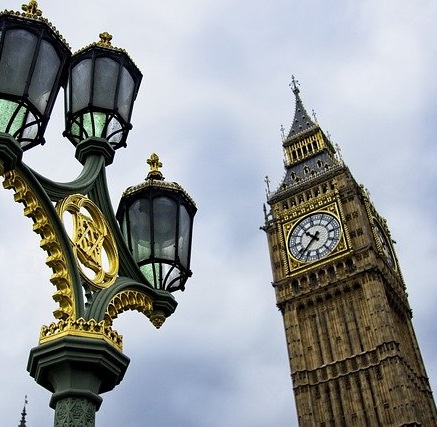
#> input picture Images/Elizabeth_Tower_London.jpg, 437 x 427 px
$ jupyter execute K-means_and_mean_shift.ipynb
#> lines starting #> are read from the running program, lines starting #| are printed output that depends on the picture; after the words box and inside, x2 and y2 are one past the last pixel; in counts of white or black regions, pixels touching at a corner belong together
#> further down, test_image_1 is the input picture: shape (427, 437, 3); mean R, G, B 148.5, 152.1, 154.4
# Colored Image Segmentation

[cell 1]
# import statements
import numpy as np
import matplotlib.pyplot as plt
from skimage.transform import resize

## Utilities

[cell 2]
def anti_aliasing_resize(img):
    """This function can be used for resizing images of huge size to optimize the segmentation algorithm"""
    ratio = min(1, np.sqrt((512*512) / np.prod(img.shape[:2])))
#> ratio = 1
    newshape = list(map( lambda d : int(round(d*ratio)), img.shape[:2]))
#> newshape = [427, 437]
    img = resize( img, newshape , anti_aliasing = True )
    return img

### Map RGB to LUV

RESOURCE : https://framewave.sourceforge.net/Manual/fw_function_020_0060_00330.html

[cell 3]
def rgb_to_xyz(rgb):
    """Convert RGB color values to XYZ color values."""
    R, G, B = rgb[..., 0], rgb[..., 1], rgb[..., 2]
    X = 0.412453 * R + 0.35758 * G + 0.180423 * B
    Y = 0.212671 * R + 0.71516 * G + 0.072169 * B
    Z = 0.019334 * R + 0.119193 * G + 0.950227 * B
    return np.stack((X, Y, Z), axis=-1)

- The XYZ color space is a device-independent color space that was defined by the Commission Internationale de l'Eclairage (CIE) in 1931. It's based on human color perception and serves as a foundation for many other color spaces.

- XYZ does not represent spatial space; instead, it represents colors in a three-dimensional space based on the tristimulus values X, Y, and Z. These values are derived from the spectral response curves of the human eye's cone cells, which are responsible for color vision.

- The XYZ color space is device-independent, meaning it's not tied to any specific display or imaging system. It's designed to encompass all visible colors under standard viewing conditions. However, XYZ values themselves don't directly correspond to colors as we perceive them. Instead, **they serve as an intermediate step for converting between different color spaces**.

- The conversion from XYZ to other color spaces, such as RGB, LUV, Lab, etc., involves specific mathematical transformations that take into account the characteristics of the target color space and the spectral sensitivities of the human eye.

- The inverse matrix that transform from XYZ to RGB again looks like this:
\begin{bmatrix}
3.2406 & -1.5372 & -0.4986 \\
-0.9689 & 1.8758 & 0.0415 \\
0.0557 & -0.2040 & 1.0570 \\
\end{bmatrix}

[cell 4]
def xyz_to_luv(xyz):
    X, Y, Z = xyz[..., 0], xyz[..., 1], xyz[..., 2]
    constant = 903.3
    un = 0.19793943
    vn = 0.46832096

    epsilon = 1e-12 # to prevent division by zero
    u_prime = 4 * X / (X + 15 * Y + 3 * Z + epsilon)
    v_prime = 9 * Y / (X + 15 * Y + 3 * Z + epsilon)

    L = np.where(Y > 0.008856, 116 * Y**(1/3) - 16, constant * Y)
    U = 13 * L * (u_prime - un)
    V = 13 * L * (v_prime - vn)

    return  np.stack((L, U, V), axis=-1)

[cell 5]
def scale_luv_8_bits(luv_image):
    L, U, V= luv_image[..., 0], luv_image[..., 1], luv_image[..., 2]

    scaled_L = L * (255 / 100)
    scaled_U = (U + 134) * (255 / 354)
    scaled_V = (V + 140) * (255 / 262)

    return np.stack((L, U, V), axis=-1)

[cell 6]
def map_rgb_luv(image):
    image = anti_aliasing_resize(image)
    normalized_image = (image - image.min()) / (image.max() - image.min()) # nomalize before
    xyz_image = rgb_to_xyz(normalized_image)
    luv_image = xyz_to_luv(xyz_image)
    luv_image_normalized = (luv_image - luv_image.min()) / (luv_image.max() - luv_image.min())  # normalize after  (point of question !!)
    # scaled_image = scale_luv_8_bits(luv_image)
    return luv_image_normalized

[cell 7]
test_image_1 = plt.imread("../Images/Elizabeth_Tower_London.jpg")
luv_image = map_rgb_luv(test_image_1)

[cell 8]
plt.imshow(luv_image)
plt.axis('off')
plt.show()

## K-Means Clustering

[cell 9]
test_image_3 = plt.imread("../Images/fresh-organic-vegetables.jpg")
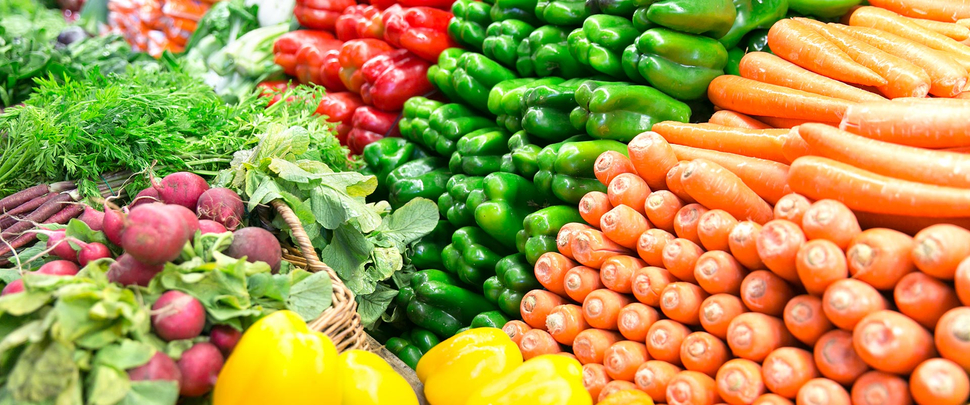
#> input picture Images/fresh-organic-vegetables.jpg, 970 x 405 px
#> test_image_3 is the input picture: shape (405, 970, 3); mean R, G, B 171.4, 151.2, 76.3
luv_image = map_rgb_luv(test_image_3)
#> in xyz_to_luv (call 2), `L = np.where(Y > 0.008856, 116 * Y**(1/3) - 16, constant * Y)`:
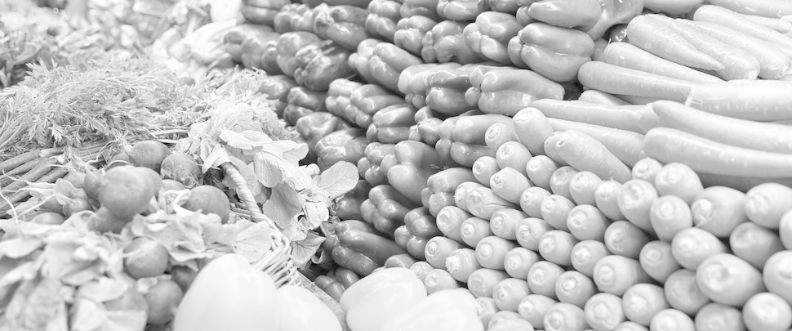
#> L: shape (331, 792) float64; min 7.85, max 99.98, mean 78.7; drawn with min black and max white
#> in xyz_to_luv (call 2), `U = 13 * L * (u_prime - un)`:
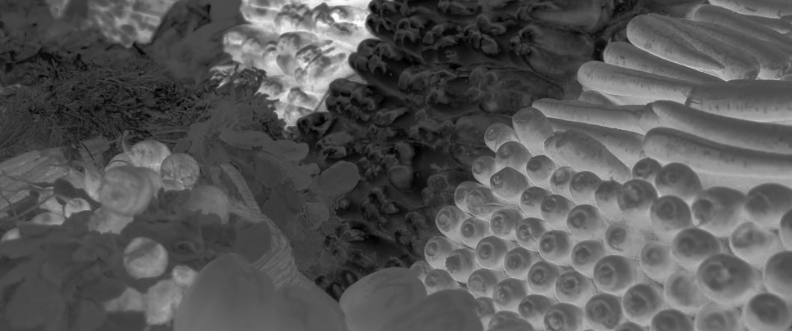
#> U: shape (331, 792) float64; min -73.74, max 173.5, mean 10.9; drawn with min black and max white
#> in xyz_to_luv (call 2), `V = 13 * L * (v_prime - vn)`:
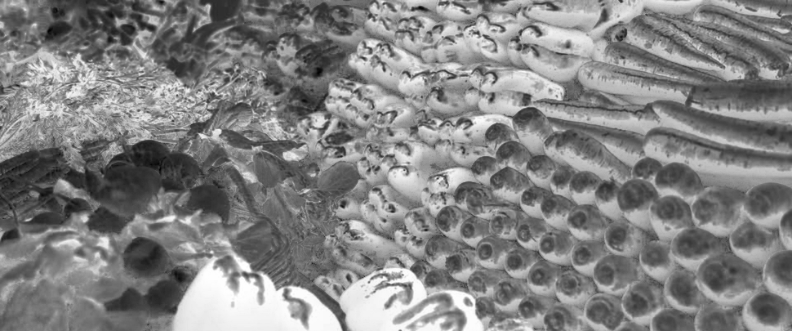
#> V: shape (331, 792) float64; min -25.04, max 106.8, mean 42.6; drawn with min black and max white
#> in xyz_to_luv (call 2), `return  np.stack((L, U, V), axis=-1)`:
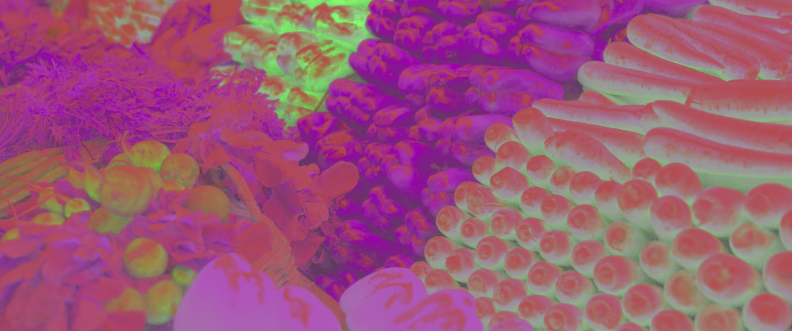
#> returned value: shape (331, 792, 3) float64; mean of channels 0, 1, 2 78.7, 10.9, 42.6; drawn with min black and max white
luv_image = (luv_image - luv_image.min()) / (luv_image.max() - luv_image.min())  # normalize after

[cell 10]
plt.imshow(luv_image)
plt.axis('off')
plt.show()

[cell 11]
def kmeans_segmentation(image, nclusters, max_iterations=4, include_spatial_seg=False, spatial_ratio = 1, centroids_optimization=True, centroids_color=None, centroids_spatial=None):
    """
    Perform K-means clustering segmentation on an input image.

    Parameters:
    - image (numpy.ndarray): Input colored image to be segmented.
    - nclusters (int): Number of clusters (or segments) to divide the image into.
    - max_iterations (int, optional): Maximum number of iterations for the K-means algorithm. Default is 4.
    - include_spatial_seg (bool, optional): Flag indicating whether to include spatial segmentation. Default is False.
    - centroids_optimization (bool, optional): Flag indicating whether to optimize centroids. Default is True.
    - centroids_color (numpy.ndarray, optional): Initial centroids in terms of color. Default is None.
    - centroids_spatial (numpy.ndarray, optional): Initial centroids in terms of spatial coordinates. Default is None.
    - spatial_ratio (float, optional): it specifies the amount of spatial segmentation penalty introduced.

    Returns:
    If include_spatial_seg is False:
    - centroids_color (numpy.ndarray): Final centroids in terms of color.
    - labels (numpy.ndarray): Labels of each pixel indicating which cluster it belongs to.

    If include_spatial_seg is True:
    - centroids_color (numpy.ndarray): Final centroids in terms of color.
    - centroids_spatial (numpy.ndarray): Final centroids in terms of spatial coordinates.
    - labels (numpy.ndarray): Labels of each pixel indicating which cluster it belongs to.
    """
#> called with nclusters = 10, max_iterations = 10, include_spatial_seg = False, spatial_ratio = 1, centroids_optimization = False
    img = np.array(image, copy=True, dtype=float)
#> img: shape (405, 970, 3) float64

    if include_spatial_seg:
        h, w, _ = img.shape
        x_coords, y_coords = np.meshgrid(np.arange(w), np.arange(h))
        xy_coords = np.column_stack((x_coords.flatten(), y_coords.flatten()))  # spatial coordinates in the features space

    img_as_features = img.reshape(-1, img.shape[2])  # without spatial info included

    labels = np.zeros((img_as_features.shape[0], 1))  # (image size x 1) this array contains the labels of each pixel (belongs to which centroid)

    distance = np.zeros((img_as_features.shape[0], nclusters), dtype=float)  # (distance for each colored pixel over the entire clusters)

    # if the centriods have been not provided
    if centroids_color is None:
        centroids_indices = np.random.choice(img_as_features.shape[0], nclusters, replace=False)  # initialize the centroids
        centroids_color = img_as_features[centroids_indices]  # in terms of color
#> centroids_color = [[255, 159, 64], [254, 102, 35], [209, 65, 5], [202, 234, 171], [9, 20, 4], [197, 219, 146], [252, 139, 61], [181, 223, 149], [250, 132, 58], [254, 190, 146]]
        if include_spatial_seg:
            centroids_spatial = xy_coords[centroids_indices]  # this to introduce restriction in the spatial space of the image

        # Form initial clustering
        if centroids_optimization:
            rows = np.arange(img.shape[0])
            columns = np.arange(img.shape[1])

            sample_size = len(rows) // 16 if len(rows) > len(columns) else len(columns) // 16
            ii = np.random.choice(rows, size=sample_size, replace=False)
            jj = np.random.choice(columns, size=sample_size, replace=False)
            subimage = img[ii[:, np.newaxis], jj[np.newaxis, :], :] # subimage for redistribute the centriods

            if include_spatial_seg:
                centroids_color, centroids_spatial, _ = kmeans_segmentation(subimage, nclusters, max_iterations//2, centroids_color=centroids_color, centroids_spatial=centroids_spatial, include_spatial_seg=True)
            else:
                centroids_color, _ = kmeans_segmentation(subimage, nclusters, max_iterations//2, centroids_color=centroids_color)


    for _ in range(max_iterations):
        for centroid_idx in range(centroids_color.shape[0]):
            distance[:, centroid_idx] = np.linalg.norm(img_as_features - centroids_color[centroid_idx], axis=1)

            if include_spatial_seg:
                distance[:, centroid_idx] += np.linalg.norm(xy_coords - centroids_spatial[centroid_idx], axis=1) * spatial_ratio

        labels = np.argmin(distance, axis=1) # assign each point in the feature space a label according to its distance from each centriod based on (spatial and color distance)

        for centroid_idx in range(centroids_color.shape[0]):
            cluster_colors = img_as_features[labels == centroid_idx]
            if len(cluster_colors) > 0:  # Check if cluster is not empty
                new_centroid_color = np.mean(cluster_colors, axis=0)
                centroids_color[centroid_idx] = new_centroid_color

                if include_spatial_seg:
                    cluster_spatial = xy_coords[labels == centroid_idx]
                    new_centroid_spatial = np.mean(cluster_spatial, axis=0)
                    centroids_spatial[centroid_idx] = new_centroid_spatial
#> after the loop, centroids_color = [[250.8, 228.4, 10.46], [244.5, 90.5, 15.9], [141.7, 37.3, 18.23], [239, 235.8, 197.2], [21.07, 74.43, 8.2], [157.9, 203.7, 111.8], [250.5, 146.1, 88.13], [88.21, 162.4, 42.55], [188.9, 105.3, 102.6], [247.3, 200.7, 139.6]]

    if include_spatial_seg:
        return centroids_color, centroids_spatial, labels
    else:
        return centroids_color, labels

### Expeimenting

[cell 12]
# no spatial restriction (non-uniformity)  + optimzation
centroids,labels = kmeans_segmentation(test_image_3, 10,10,centroids_optimization=False, include_spatial_seg= False)
#> centroids has the same summary as centroids_color in kmeans_segmentation
plt.imshow(test_image_3)
plt.axis('off')
plt.show()

[cell 13]
output  = centroids[labels]
output  = output.reshape(test_image_3.shape)
output = (output - output.min()) / (output.max() - output.min())
plt.imshow(output)
plt.axis('off')
plt.show()

----

[cell 14]
#  spatial restriction (uniformity) + optimzation
centroids,_, labels = kmeans_segmentation(test_image_3, 7, 10, centroids_optimization=True, include_spatial_seg= True,  spatial_ratio= 0.5)
#> call 2 of kmeans_segmentation, with nclusters = 7, max_iterations = 10, include_spatial_seg = True, spatial_ratio = 0.5, centroids_optimization = True
#> in kmeans_segmentation (call 2), `centroids_color = img_as_features[centroids_indices]`: centroids_color = [[1, 126, 0], [99, 185, 62], [254, 160, 88], [91, 143, 69], [171, 151, 140], [248, 154, 82], [231, 82, 102]]
#> in kmeans_segmentation (call 2), `subimage = img[ii[:, np.newaxis], jj[np.newaxis, :], :]`:
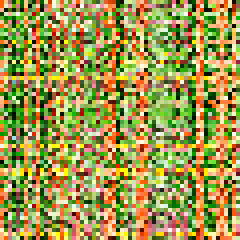
#> subimage: shape (60, 60, 3) float64 (shown 4 times larger); mean R, G, B 158.4, 149.8, 76.8
#> after the loop in kmeans_segmentation (call 2), `for _ in range(max_iterations):`: centroids_color = [[45.71, 107.5, 17.57], [85.61, 123.3, 46.91], [243.7, 158.2, 72.66], [190.9, 81.09, 45.84], [201.5, 185.6, 82.85], [244.4, 164.9, 102.3], [200.6, 215.4, 161.5]]; centroids_spatial = [[552, 150], [129, 182], [630, 305], [348, 82], [201, 328], [851, 190], [253, 139]]
#> centroids has the same summary as centroids_color in kmeans_segmentation
plt.imshow(test_image_3)
plt.axis('off')
plt.show()

[cell 15]
output  = centroids[labels]
output  = output.reshape(test_image_3.shape)
output = (output - output.min()) / (output.max() - output.min())
plt.imshow(output)
plt.axis('off')
plt.show()

----

[cell 16]
#  spatial restriction (uniformity) + no optimzation
centroids,_, labels = kmeans_segmentation(test_image_3, 10, 10, centroids_optimization=False, include_spatial_seg= True, spatial_ratio= 1)
#> centroids = [[40.6, 91.93, 23.04], [56.63, 128.5, 23.69], [204.4, 69.02, 47.73], [251.7, 206.4, 149.4], [186.1, 163.4, 89.76], [175.5, 201.6, 134.2], [242.1, 186, 72.41], [226.8, 95.55, 30.32], [76.37, 124.1, 42.26], [197.3, 217.2, 143.6]]
plt.imshow(test_image_3)
plt.axis('off')
plt.show()

[cell 17]
output  = centroids[labels]
output  = output.reshape(test_image_3.shape)
output = (output - output.min()) / (output.max() - output.min())
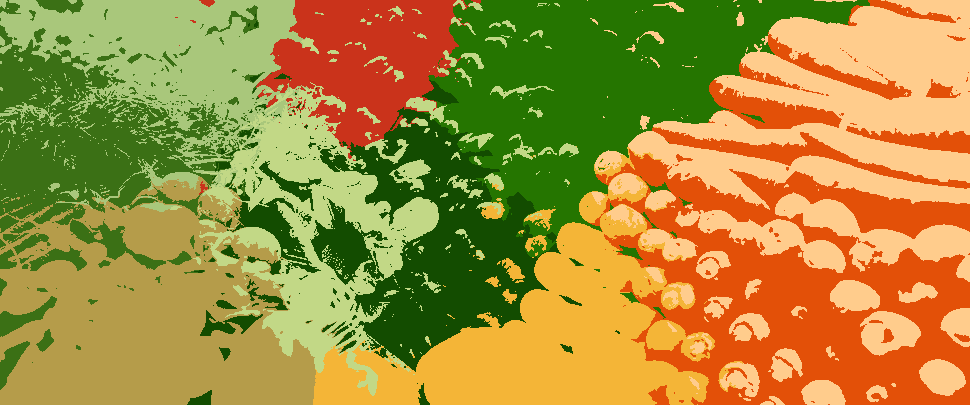
#> output: shape (405, 970, 3) float64; mean R, G, B 0.649, 0.561, 0.233
plt.imshow(output)
plt.axis('off')
plt.show()

----

[cell 18]
#  no spatial restriction (uniformity) + no optimzation
centroids, labels = kmeans_segmentation(test_image_3, 10, 10, centroids_optimization=False, include_spatial_seg= False)
#> centroids = [[144.5, 41.9, 24.17], [76.17, 153.5, 33.83], [143.7, 192.5, 95.78], [251, 228, 10.91], [226, 221.8, 156], [18.82, 68.13, 7.2], [245.5, 238, 207.2], [244.6, 90.28, 14.17], [237.4, 125.6, 86.82], [249.2, 180.2, 122.3]]
plt.imshow(test_image_3)
plt.axis('off')
plt.show()

[cell 19]
output  = centroids[labels]
output  = output.reshape(test_image_3.shape)
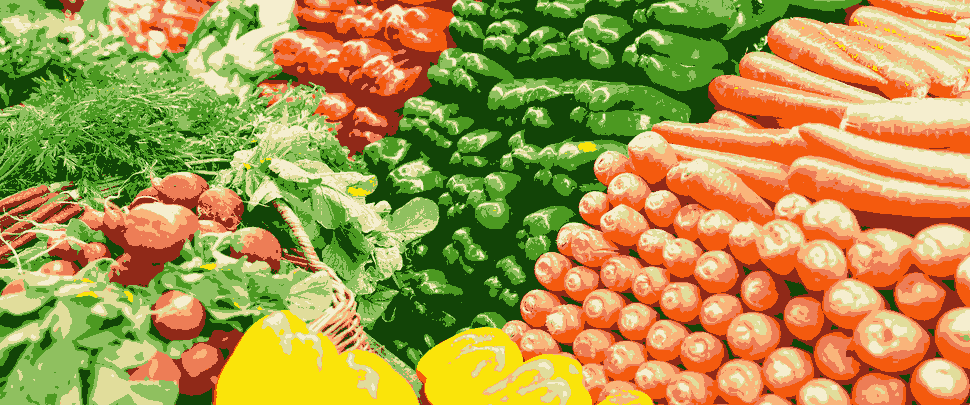
#> output: shape (405, 970, 3) float64; mean R, G, B 171.4, 151.2, 76.3
output = (output - output.min()) / (output.max() - output.min())
plt.imshow(output)
plt.axis('off')
plt.show()

## Mean-Shift

[cell 20]
def gaussian_weight(distance, sigma):
    """Introduce guassian weighting based on the distance from the mean"""
    return np.exp(-(distance**2) / (2 * sigma**2))

[cell 21]
def mean_shift_clusters(image, window_size, threshold, sigma):
    """
    Perform Mean Shift clustering on an image.

    Args:
        image (numpy.ndarray): The input image.
        window_size (float): The size of the window for the mean shift.
        threshold (float): The convergence threshold.
        sigma (float): The standard deviation for the Gaussian weighting.

    Returns:
        list: A list of dictionaries representing the clusters. Each dictionary contains:
            - 'points': A boolean array indicating the points belonging to the cluster.
            - 'center': The centroid of the cluster.
    """
#> called with window_size = 200, threshold = 10, sigma = 20
    img = np.array(image, copy=True, dtype=float)

    img_as_features = img.reshape(-1, img.shape[2])  # feature space (each channel elongated)

    num_points = len(img_as_features)
#> num_points = 392850
    visited = np.full(num_points, False, dtype=bool)
    clusters = []

    while np.sum(visited) < num_points: # check if all points have been visited, thus, assigned a cluster.
        initial_mean_idx = np.random.choice(np.arange(num_points)[np.logical_not(visited)])
        initial_mean = img_as_features[initial_mean_idx]

        while True:
            distances = np.linalg.norm(initial_mean - img_as_features, axis=1)  # distances

            weights = gaussian_weight(distances, sigma) # weights for computing new mean

            within_window = np.where(distances <= window_size / 2)[0]
            within_window_bool = np.full(num_points, False, dtype=bool)
            within_window_bool[within_window] = True

            within_window_points = img_as_features[within_window]

            new_mean = np.average(within_window_points, axis=0, weights=weights[within_window])

            # Check convergence
            if np.linalg.norm(new_mean - initial_mean) < threshold:
                merged = False # Check merge condition
                for cluster in clusters:
                    if np.linalg.norm(cluster['center'] - new_mean) < 0.5 * window_size:
                        # Merge with existing cluster
                        cluster['points'] = cluster['points'] + within_window_bool # bool array that represent the points of each cluster
                        cluster['center'] = 0.5 * (cluster['center'] + new_mean)
                        merged = True
                        break

                if not merged:
                    # No merge, create new cluster
                    clusters.append({'points': within_window_bool, 'center': new_mean})

                visited[within_window] = True
                break

            initial_mean = new_mean
#> this loop made 14 passes
#> initial_mean_idx on passes 1 to 12: 266465, 228163, 224151, 159285, 205702, 332982, 107076, 207020, 127754, 178991, 36921, 244859
#> after the loop, cluster = 2 items; clusters = 8 items

    return clusters

[cell 22]
def mean_shift(image, window_size = 200, threshold = 10, sigma = 20):
    clusters = mean_shift_clusters(image, window_size, threshold, sigma)
#> clusters = 8 items
    output  = np.zeros(image.shape)
    for cluster in clusters:
        bool_image = cluster["points"].reshape(image.shape[0], image.shape[1])
        output[bool_image, :] = cluster["center"]
#> this loop made 8 passes
#> pass 1, in mean_shift, `bool_image = cluster["points"].reshape(image.shape[0], image.shape[1])`:
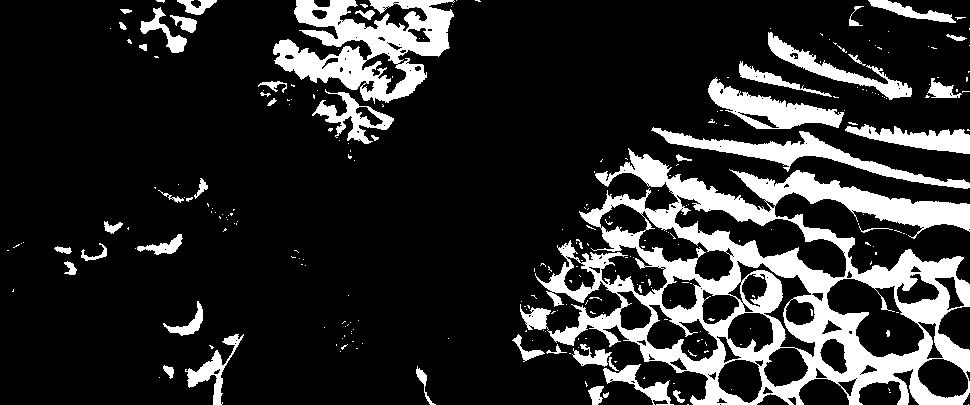
#> bool_image: shape (405, 970) bool; 17.4% white; 269 white regions (221 under 20 px), largest, box (x1, y1, x2, y2) and area: (520, 148, 970, 405) 37980, (273, 0, 455, 104) 9318, (651, 127, 970, 189) 3727
#> after the loop:
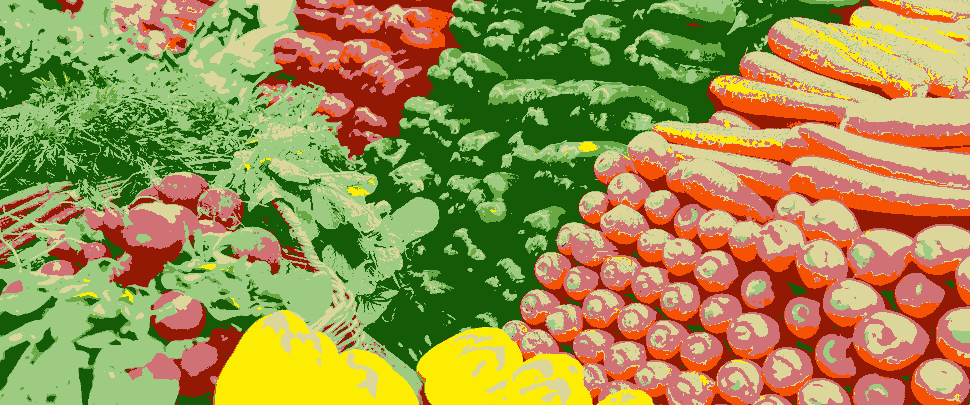
#> output: shape (405, 970, 3) float64; mean R, G, B 156.3, 145, 77.3

    return output

### Experimenting

[cell 23]
output = mean_shift(test_image_3)
output = (output - output.min()) / (output.max() - output.min())
plt.imshow(output)
plt.axis('off')
plt.show()

[cell 24]
output = mean_shift(test_image_1)
#> the loop in mean_shift_clusters (call 2), `while np.sum(visited) < num_points:` made 7 passes
#> initial_mean_idx on passes 1 to 7: 136660, 119269, 77936, 113730, 115046, 186188, 116356
#> the loop in mean_shift (call 2), `for cluster in clusters:` made 4 passes
